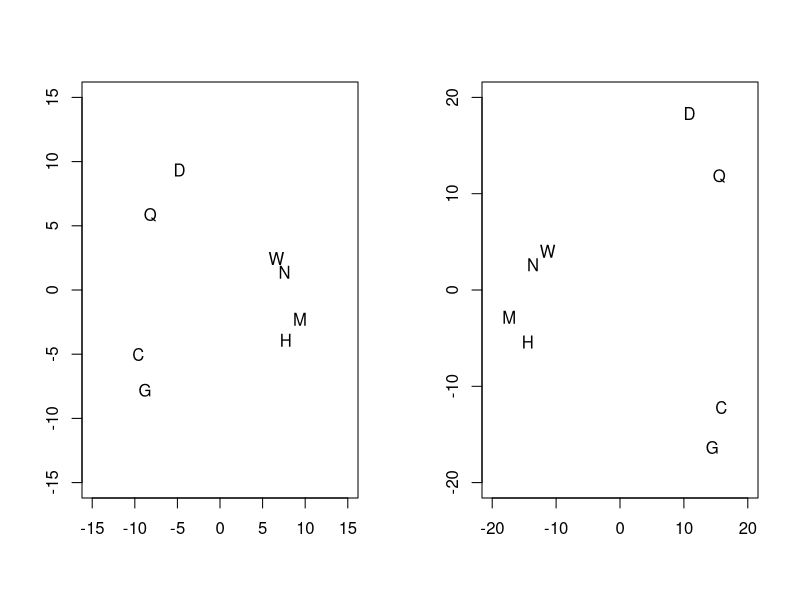

This chart was generated by the following R code:
## ---- chunk 1
knitr::opts_chunk$set(echo = TRUE)
## ---- chunk 2
D = matrix(0, 8, 8)
letters = c("C", "D", "G", "H", "M", "N", "Q", "W")
colnames(D) = letters
rownames(D) = letters
D[2:8, 1] = c(5, 12, 2, 2, 2, 9, 1)
D[3:8, 2] = c(2, 4, 3, 4, 20, 5)
D[4:8, 3] = c(3, 2, 1, 9, 2)
D[5:8, 4] = c(19, 18, 1, 5)
D[6:8, 5] = c(16, 2, 18)
D[7:8, 6] = c(8, 13)
D[8, 7] = 4
D = (D+t(D))
D
## ---- chunk 3
D0 = 21 - D
diag(D0) = 0
tmp = cmdscale(D0)
par(mfrow=c(1,2))
plot(tmp[, 1], tmp[, 2], type="n", xlab="", ylab="", 
     xlim = c(-15, 15), ylim=c(-15, 15))
text(tmp[, 1], tmp[, 2], label = letters)

D1 = 41 - D
diag(D1) = 0
tmp = cmdscale(D1)
plot(tmp[, 1], tmp[, 2], type="n", xlab="", ylab="", 
     xlim = c(-20, 20), ylim=c(-20, 20))
text(tmp[, 1], tmp[, 2], label = letters)
